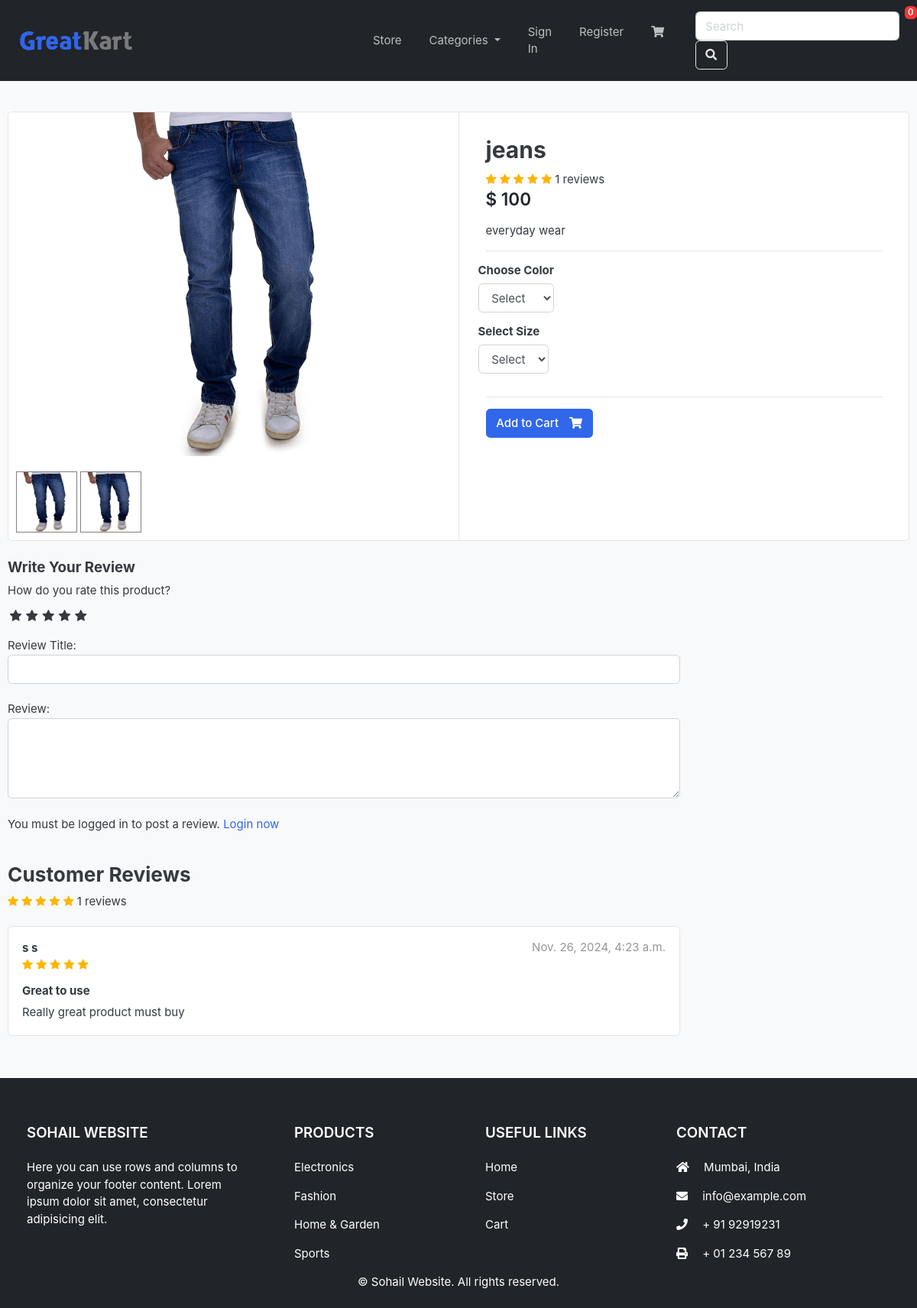
Page /store/category/jeans/jeans/ on the committed database.
### store/models.py (models this page shows, shortened)
class Product(models.Model):
    product_name = models.CharField(max_length=200, unique=True)
    slug = models.SlugField(max_length=200, unique=True)
    description = models.TextField(max_length=500, blank=True)
    price = models.IntegerField()
    images = models.ImageField(upload_to='photos/products')
    stock = models.IntegerField()
    is_available = models.BooleanField(default=True)
    category = models.ForeignKey(Category, on_delete=models.CASCADE)
    created_date = models.DateTimeField(auto_now_add=True)
    modified_date = models.DateTimeField(auto_now=True)
    def averageReview(self):
        reviews = ReviewRating.objects.filter(product=self, status=True).aggregate(average=Avg('rating'))
        avg = 0
        if reviews['average'] is not None:
            avg = float(reviews['average'])
        return avg
    def countReview(self):
        reviews = ReviewRating.objects.filter(product=self, status=True).aggregate(count=Count('id'))
        count = 0
        if reviews['count'] is not None:
            count = int(reviews['count'])
        return count

class ProductGallery(models.Model):
    product = models.ForeignKey(Product, default=None, on_delete=models.CASCADE)
    image = models.ImageField(upload_to='store/products', max_length=255)
    class Meta:
        verbose_name = 'productgallery'
        verbose_name_plural = 'product gallery'

class ReviewRating(models.Model):
    product = models.ForeignKey(Product, on_delete=models.CASCADE)
    user = models.ForeignKey(Account, on_delete=models.CASCADE)
    subject = models.CharField(max_length=100, blank=True)
    review = models.TextField(max_length=500, blank=True)
    rating = models.FloatField()
    ip = models.CharField(max_length=20, blank=True)
    status = models.BooleanField(default=True)
    created_at = models.DateTimeField(auto_now_add=True)
    updated_at = models.DateTimeField(auto_now=True)

### accounts/models.py (models this page shows, shortened)
class Account(AbstractBaseUser):
    first_name      = models.CharField(max_length=50)
    last_name       = models.CharField(max_length=50)
    username        = models.CharField(max_length=50, unique=True)
    email           = models.EmailField(max_length=100, unique=True)
    phone_number    = models.CharField(max_length=50)
    date_joined     = models.DateTimeField(auto_now_add=True)
    last_login      = models.DateTimeField(auto_now_add=True)
    is_admin        = models.BooleanField(default=False)
    is_staff        = models.BooleanField(default=False)
    is_active        = models.BooleanField(default=False)
    is_superadmin        = models.BooleanField(default=False)
    USERNAME_FIELD = 'email'
    REQUIRED_FIELDS = ['username', 'first_name', 'last_name']
    objects = MyAccountManager()
    def full_name(self):
        return f'{self.first_name} {self.last_name}'

### store/views.py (the view)
# urls.py: path('category/<slug:category_slug>/<slug:product_slug>/', views.product_detail, name='product_detail'),
def product_detail(request, category_slug, product_slug):
    try:
        single_product = Product.objects.get(category__slug=category_slug, slug=product_slug)
        in_cart = CartItem.objects.filter(cart__cart_id=_cart_id(request), product=single_product).exists()
    except Exception as e:
        raise e
    if request.user.is_authenticated:
        try:
            orderproduct = OrderProduct.objects.filter(user=request.user, product_id=single_product.id).exists()
        except OrderProduct.DoesNotExist:
            orderproduct = None
    else:
        orderproduct = None
    reviews = ReviewRating.objects.filter(product_id=single_product.id, status=True)
    product_gallery = ProductGallery.objects.filter(product_id=single_product.id)
    context = {
        'single_product': single_product,
        'in_cart': in_cart,
        'orderproduct': orderproduct,
        'reviews': reviews,
        'product_gallery': product_gallery,
    }
    return render(request, 'store/product_detail.html', context)

### carts/context_processors.py (called while the page is built)
def counter(request):
    cart_count = 0
    if 'admin' in request.path:
        return {}
    else:
        try:
            cart = Cart.objects.filter(cart_id=_cart_id(request))
            if request.user.is_authenticated:
                cart_items = CartItem.objects.all().filter(user=request.user)
            else:
                cart_items = CartItem.objects.all().filter(cart=cart[:1])
            for cart_item in cart_items:
                cart_count += cart_item.quantity
        except Cart.DoesNotExist:
            cart_count = 0
    return dict(cart_count=cart_count)

### carts/views.py (called while the page is built)
def _cart_id(request):
    cart = request.session.session_key
    if not cart:
        cart = request.session.create()
    return cart

### category/context_processors.py (called while the page is built)
def menu_links(request):
    links = Category.objects.all()
    return dict(links=links)

### category/models.py (called while the page is built)
    def get_url(self):
            return reverse('products_by_category', args=[self.slug])

### store/models.py (called while the page is built)
    def colors(self):
        return super(VariationManager, self).filter(variation_category='color', is_active=True)

    def sizes(self):
        return super(VariationManager, self).filter(variation_category='size', is_active=True)

### templates/store/product_detail.html (shortened to what this page needs)
{% extends 'base.html' %}
{% load static %}
{% block content %}
<section class="section-content padding-y bg">
	<div class="container">
		<div class="card">
			<div class="row no-gutters">
				<aside class="col-md-6">
					<article class="gallery-wrap">
						<div class="img-big-wrap mainImage">
							<center><img src="{{ single_product.images.url }}"></center>
						</div>
					</article>
					<ul class="thumb">
						<li>
							<a href="{{ single_product.images.url }}" target="mainImage"><img src="{{ single_product.images.url }}" alt="Product Image"></a>
							{% for i in product_gallery %}
							<a href="{{i.image.url}}" target="mainImage"><img src="{{i.image.url}}" alt="Product Image"></a>
							{% endfor %}
						</li>
					</ul>
				</aside>
				<main class="col-md-6 border-left">
					<form action="{% url 'add_cart' single_product.id %}" method="POST">
						<article class="content-body">
							<h2 class="title">{{ single_product.product_name }}</h2>
							<div class="rating-star">
								<span>
									<i class="fa fa-star{% if single_product.averageReview < 0.5 %}-o{% elif single_product.averageReview >= 0.5 and single_product.averageReview < 1 %}-half-o {% endif %}" aria-hidden="true"></i>
									<i class="fa fa-star{% if single_product.averageReview < 1.5 %}-o{% elif single_product.averageReview >= 1.5 and single_product.averageReview < 2 %}-half-o {% endif %}" aria-hidden="true"></i>
									<i class="fa fa-star{% if single_product.averageReview < 2.5 %}-o{% elif single_product.averageReview >= 2.5 and single_product.averageReview < 3 %}-half-o {% endif %}" aria-hidden="true"></i>
									<i class="fa fa-star{% if single_product.averageReview < 3.5 %}-o{% elif single_product.averageReview >= 3.5 and single_product.averageReview < 4 %}-half-o {% endif %}" aria-hidden="true"></i>
									<i class="fa fa-star{% if single_product.averageReview < 4.5 %}-o{% elif single_product.averageReview >= 4.5 and single_product.averageReview < 5 %}-half-o {% endif %}" aria-hidden="true"></i>
	<span>{{single_product.countReview}} reviews</span>
									</span>
							</div>
							<div class="mb-3">
								<var class="price h4">$ {{single_product.price}}</var>
							</div>
							<p>{{ single_product.description }}</p>
							<hr>
							<div class="row">
								<div class="item-option-select">
									<h6>Choose Color</h6>
									<select name="color" class="form-control" required>
										<option value="" disabled selected>Select</option>
									</select>
								</div>
							</div>
							<div class="row">
								<div class="item-option-select">
									<h6>Select Size</h6>
									<select name="size" class="form-control">
										<option value="" disabled selected>Select</option>
									</select>
								</div>
							</div>
							<hr>
							{% if single_product.stock <= 0 %}
							<h5 class="text-danger">Out of Stock</h5>
							{% else %}
							<button type="submit" class="btn  btn-primary"> <span class="text">Add to Cart</span> <i class="fas fa-shopping-cart"></i> </button>
							{% endif %}
						</article>
					</form>
				</main>
			</div>
		</div>
		<br>
		<div class="row">
			<div class="col-md-9">
				<form action="{% url 'submit_review' single_product.id %}" method="POST">
					<h5>Write Your Review</h5>
					<div>
						<label>How do you rate this product?</label>
						<br>
						<div class="rate">
							<input type="radio" name="rating" id="rating10" value="5" required /><label for="rating10" title="5"></label>
							<input type="radio" name="rating" id="rating8" value="4" required /><label for="rating8" title="4"></label>
							<input type="radio" name="rating" id="rating6" value="3" required /><label for="rating6" title="3"></label>
							<input type="radio" name="rating" id="rating4" value="2" required /><label for="rating4" title="2"></label>
							<input type="radio" name="rating" id="rating2" value="1" required /><label for="rating2" title="1"></label>
						</div>
<br>
						Review Title:
						<input type="text" class="form-control" name="subject">
						<br>
						Review:
						<textarea name="review" rows="4" class="form-control"></textarea>
						<br>
						{% if user.is_authenticated %}
							{% if orderproduct %}
								<input type="submit" value="Submit Review" class="btn btn-primary">
							{% else %}
								<p>You must purchase this product to post a review.</p>
							{% endif %}
						{% else %}
						<p>You must be logged in to post a review. <span><a href="{% url 'login' %}">Login now</a></span></p>
						{% endif %}
					</div>
				</form>
<br>
<header class="section-heading">
	<h3>Customer Reviews </h3>
	<div class="rating-star">
		<span>
			<i class="fa fa-star{% if single_product.averageReview < 0.5 %}-o{% elif single_product.averageReview >= 0.5 and single_product.averageReview < 1 %}-half-o {% endif %}" aria-hidden="true"></i>
			<i class="fa fa-star{% if single_product.averageReview < 1.5 %}-o{% elif single_product.averageReview >= 1.5 and single_product.averageReview < 2 %}-half-o {% endif %}" aria-hidden="true"></i>
			<i class="fa fa-star{% if single_product.averageReview < 2.5 %}-o{% elif single_product.averageReview >= 2.5 and single_product.averageReview < 3 %}-half-o {% endif %}" aria-hidden="true"></i>
			<i class="fa fa-star{% if single_product.averageReview < 3.5 %}-o{% elif single_product.averageReview >= 3.5 and single_product.averageReview < 4 %}-half-o {% endif %}" aria-hidden="true"></i>
			<i class="fa fa-star{% if single_product.averageReview < 4.5 %}-o{% elif single_product.averageReview >= 4.5 and single_product.averageReview < 5 %}-half-o {% endif %}" aria-hidden="true"></i>
	<span>{{single_product.countReview}} reviews</span>
			</span>
	</div>
</header>
{% for review in reviews %}
				<article class="box mb-3">
					<div class="icontext w-100">
						<div class="text">
							<span class="date text-muted float-md-right">{{review.updated_at}} </span>
							<h6 class="mb-1">{{review.user.full_name}} </h6>
							<div class="rating-star">
								<span>
									<i class="fa fa-star{% if review.rating == 0.5 %}-half-o{% elif review.rating < 1 %}-o {% endif %}" aria-hidden="true"></i>
									<i class="fa fa-star{% if review.rating == 1.5 %}-half-o{% elif review.rating < 2 %}-o {% endif %}" aria-hidden="true"></i>
									<i class="fa fa-star{% if review.rating == 2.5 %}-half-o{% elif review.rating < 3 %}-o {% endif %}" aria-hidden="true"></i>
									<i class="fa fa-star{% if review.rating == 3.5 %}-half-o{% elif review.rating < 4 %}-o {% endif %}" aria-hidden="true"></i>
									<i class="fa fa-star{% if review.rating == 4.5 %}-half-o{% elif review.rating < 5 %}-o {% endif %}" aria-hidden="true"></i>
								</span>
							</div>
						</div>
					</div>
					<div class="mt-3">
						<h6>{{review.subject}}</h6>
						<p>
							{{review.review}}
						</p>
					</div>
				</article>
{% endfor %}
			</div>
		</div>
	</div>
</section>
{% endblock %}

### static/css/ui.css (style rules this page uses)
html { font-family: "Inter", sans-serif; font-size: 15px; }
.content-body { flex: 1 1 auto; padding: 2rem 2.3rem; }
.padding-y { padding-top: 40px; padding-bottom: 40px; }
var { font-style: normal; }
article:after, .form-group:after { display: block; clear: both; content: ""; }
.bg { background-color: #f8f9fa; }
.section-heading { margin-bottom: 20px; margin-top: 15px; }
p:last-child { margin-bottom: 0; }
.btn .text + i { margin-left: 10px; }
.icontext { display: inline-flex; align-items: center; vertical-align: middle; }
.icontext .text { width: 100%; line-height: 1.2; }
.price { font-weight: 600; color: #212529; }
.box { padding: 18px; background: #fff; border-radius: 0.37rem; border: 1px solid #e4e4e4; }
.gallery-wrap .img-big-wrap { margin-bottom: 10px; border-radius: 0.37rem; overflow: hidden; background-color: #fff; }
.gallery-wrap .img-big-wrap img { height: 450px; width: auto; display: inline-block; }
.item-option-select { margin-bottom: 1rem; display: inline-block; margin-right: 15px; }

### static/css/custom.css (style rules this page uses)
.rate { display: inline-block;; border: 0; }
.rate > label { float: right; }
.rate > label:before { display: inline-block; font-size: 1.1rem; font-family: FontAwesome; content: "\f005"; margin:0; padding:0.3rem .2rem; cursor: pointer; }
.rating-star i { color: #ffb503 !important; }
ul.thumb { margin:0 auto; padding: 0; float: left; }
ul.thumb li { list-style: none; margin: 10px; }
ul.thumb li img { width: 80px; height: 80px; border: 1px solid grey; }

### rows in the picture
Product: images (picture), product_name "jeans", countReview "1", price "100", description "everyday wear"
ProductGallery: image (picture)
ReviewRating: updated_at "Nov. 26, 2024, 4:23 a.m.", user.full_name "s s", subject "Great to use", review "Really great product must buy"

### other values in the picture
{{ cart_count }} "0"
